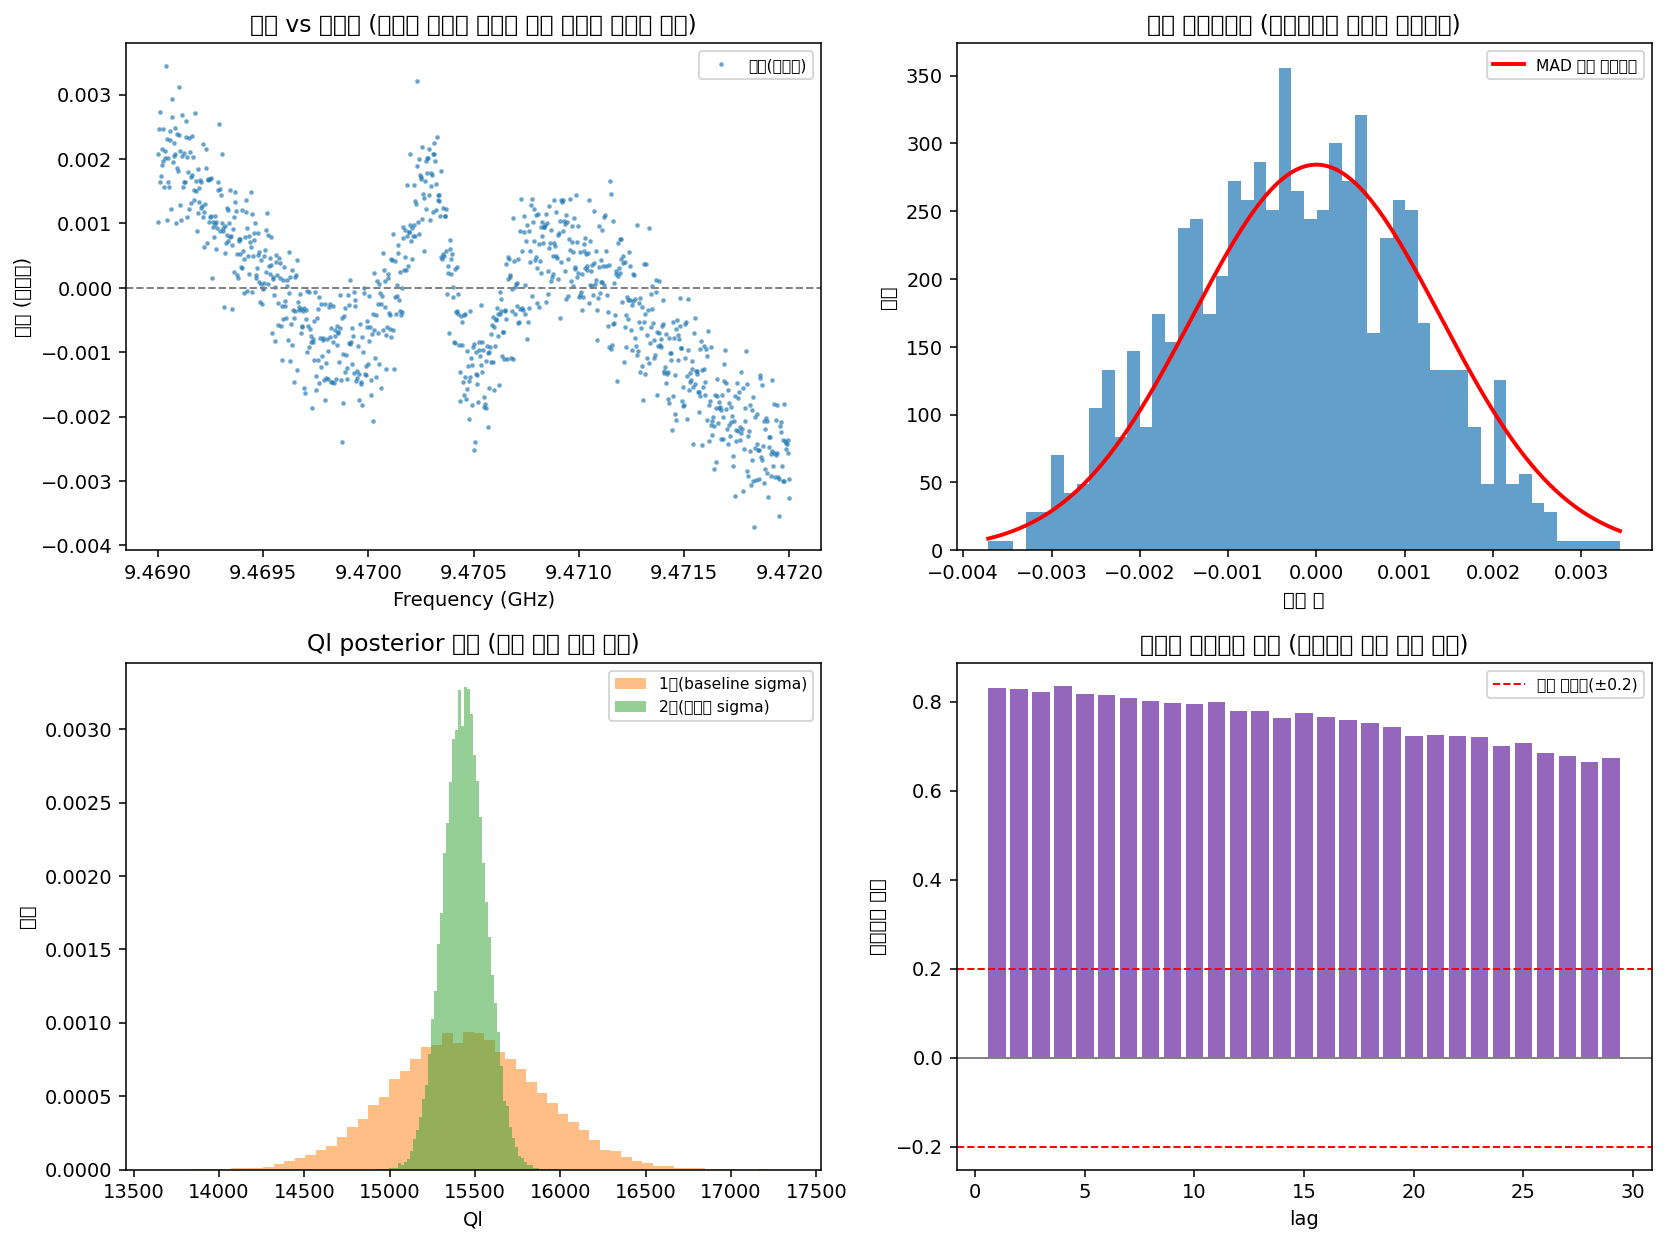

Recreate this plot in Python.
"""
fano_noise_diagnosis.py
=================================================================
[목적] 지금까지는 잡음 크기(noise_sigma)를 "baseline(공진에서 먼
구간)의 실수부 표준편차"로 단순하게 추정했습니다. 이번엔 한 단계 더
나아가, 최적 모델로 피팅한 뒤 남는 "잔차(residual = 실측 - 모델)"를
직접 진단해서:
  1. 잔차가 정말 순수한 백색잡음(정규분포, 서로 무관)인지
  2. 이상치(outlier)가 섞여 있는지
  3. 이웃한 주파수 포인트끼리 잡음이 서로 얽혀있는지(색깔있는 잡음,
     colored noise / 1/f 잡음)
를 확인하고, 그 결과에 맞춰 더 정확한 잡음 추정 방법(강건한 MAD 기반
sigma, 필요하면 robust 우도)으로 피셔/베이지안 분석을 다시 합니다.

[용어 정리]
  백색잡음(white noise): 각 데이터 포인트의 잡음이 서로 완전히
    독립적이고, 크기 분포가 정규분포를 따르는 "가장 단순하고 이상적인"
    잡음. 우리가 지금까지 암묵적으로 가정해온 형태.
  이상치(outlier): 대부분의 점과 달리 유난히 크게 튀는 소수의 점.
    측정 중 순간적인 간섭, 트리거 오류 등으로 생길 수 있음.
  색깔있는 잡음(colored noise) / 1/f 잡음: 이웃한 점끼리 잡음이
    서로 관련되어 있는 경우(예: 온도 드리프트처럼 천천히 변하는
    요인). "백색"이 모든 주파수 성분이 고르게 섞인 잡음이라면,
    "색깔있는" 잡음은 특정 주파수(여기서는 "이웃 데이터 포인트
    사이의 거리"라는 의미의 주파수) 성분이 유난히 강한 잡음.
  자기상관(autocorrelation): 신호(또는 잔차)를 한 칸씩 밀어서(lag)
    자기 자신과 비교했을 때 얼마나 닮았는지를 나타내는 지표. 백색잡음
    이라면 바로 옆 점과도 전혀 안 닮아야 하므로 자기상관이 0에
    가까워야 하고, 1/f 잡음처럼 서서히 변하는 성분이 있으면 이웃한
    점끼리 닮아서 자기상관이 0보다 뚜렷하게 커짐.
  MAD(Median Absolute Deviation, 중앙값 절대편차): 표준편차(std)의
    "강건한(robust)" 대안. std는 이상치 하나만 있어도 크게 부풀려질
    수 있는데(제곱해서 더하므로), MAD는 중앙값을 기준으로 편차의
    "중앙값"을 쓰므로 이상치 몇 개에 거의 영향을 안 받음.
"""

import numpy as np
import matplotlib
matplotlib.use('Agg')
import matplotlib.pyplot as plt
import os
import sys
import json
from scipy.optimize import minimize

sys.path.insert(0, os.getcwd())
import fano_models
import fano_likelihood as likelihood
import fano_fisher_matrix as fm
import fano_bayesian_toolkit as bt


# =========================================================
# STEP 0. 분석자 설정값 (aa_ 접두사)
# =========================================================
aa_upload_dir = '/mnt/user-data/uploads/'
aa_resonator_choice = 'resonator_7_powersweep_overcoupled.npz'
aa_power_slice_index = 0
aa_n_ports = 1.0
aa_step_fraction = 1e-6
aa_phi_candidates = [-2.5, -1.5, -0.5, 0.0, 0.5, 1.5, 2.5]
aa_outlier_threshold_sigma = 5.0
    # [조정 가능] 이 배수(x sigma)보다 잔차가 큰 점을 "이상치 의심"으로
    # 표시. 5-sigma는 통계에서 흔히 쓰는 "웬만해선 우연히 안 나오는"
    # 엄격한 기준(정규분포에서 5-sigma를 넘을 확률은 약 0.00006%).
aa_mc_sample_size = 30000
aa_output_dir = '/home/claude/qubit_analysis_template/outputs/'
os.makedirs(aa_output_dir, exist_ok=True)

print("=" * 60)
print("분석자 설정값(aa_*) 요약:")
for k, v in list(globals().items()):
    if k.startswith("aa_") and not isinstance(v, list):
        print(f"  {k:24s} = {v}")
print("=" * 60)


# =========================================================
# STEP 1. 데이터 로드 및 (1차) baseline 기반 잡음 추정으로 MAP 탐색
# =========================================================
def load_fano_npz(filepath):
    raw = np.load(filepath, allow_pickle=True)
    amplitude, phase = raw['amplitude'], raw['phase']
    freq_hz, power_dbm = raw['frequency'], raw['power']
    s21 = amplitude * np.exp(1j * phase)
    settings_dict = json.loads(raw['settings'][0])
    cable_delay = settings_dict.get('vna', {}).get('port1_edel', None)
    return {'power_dbm': power_dbm, 'freq_hz': freq_hz, 's21': s21, 'cable_delay': cable_delay}


data = load_fano_npz(os.path.join(aa_upload_dir, aa_resonator_choice))
f_grid = data['freq_hz']
s21 = data['s21'][aa_power_slice_index, :]
delay = data['cable_delay']
mag = np.abs(s21)

param_names = ['fr', 'Ql', 'Qc', 'phi', 'a', 'alpha']
prior_bounds = {
    'fr': (f_grid.min(), f_grid.max()), 'Ql': (1.0, 1e8), 'Qc': (1.0, 1e8),
    'phi': (-np.pi, np.pi), 'a': (1e-8, 1.0), 'alpha': (-np.pi, np.pi),
}
log_prior = likelihood.make_uniform_log_prior(prior_bounds)
fixed_kwargs = {'delay': delay, 'n_ports': aa_n_ports}

baseline_mask = mag > np.percentile(mag, 80)
noise_sigma_baseline = np.std(np.real(s21[baseline_mask]))
    # [1차, 기존 방식] 이전까지 계속 써온 "baseline 구간 표준편차" 추정.
    # 이 값으로 일단 MAP을 먼저 찾고, 그 잔차를 STEP 2에서 진단함.

log_probability = likelihood.make_log_probability_generic(
    fano_models.Sij, fixed_kwargs, param_names, log_prior, likelihood_type='gaussian'
)

fr_guess = f_grid[np.argmin(mag)]
half_level = (mag.max() + mag.min()) / 2
above_half = np.where(mag > half_level)[0]
fwhm_guess = f_grid[above_half[-1]] - f_grid[above_half[0]] if len(above_half) > 1 else 1e6
Ql_guess = fr_guess / max(fwhm_guess, 1e3)

best_theta, best_neg_lp = None, np.inf
for phi0 in aa_phi_candidates:
    theta0 = np.array([fr_guess, Ql_guess, Ql_guess*1.1, phi0, mag.max()-mag.min(), phi0])
    def neg_log_prob(theta, sigma=noise_sigma_baseline):
        val = log_probability(theta, f_grid, s21, sigma)
        return -val if np.isfinite(val) else 1e10
    res = minimize(neg_log_prob, theta0, method='Nelder-Mead',
                    options={'maxiter': 20000, 'xatol': 1e-6, 'fatol': 1e-6})
    if res.fun < best_neg_lp:
        best_neg_lp = res.fun
        best_theta = res.x

popt_v1 = best_theta
print(f"\n[1차 MAP - baseline noise_sigma={noise_sigma_baseline:.6f} 사용]")
for i, name in enumerate(param_names):
    print(f"  {name}: {popt_v1[i]:.6g}")


# =========================================================
# STEP 2. 잔차 진단 - 이 모델이 데이터를 얼마나 잘 설명하는지, 남은
# 잔차에 어떤 잡음 구조가 있는지 확인
# =========================================================
model_v1 = fano_models.Sij(f_grid, *popt_v1, delay, n_ports=aa_n_ports)
residual_complex = s21 - model_v1
residual_real = np.real(residual_complex)
residual_imag = np.imag(residual_complex)

print(f"\n[잔차 진단]")
print(f"  잔차(실수부) 평균: {residual_real.mean():.6f} (0에 가까워야 정상 - 편향 없음을 시사)")
print(f"  잔차(실수부) 표준편차: {residual_real.std():.6f}")

# --- 진단 A: MAD 기반 강건한 sigma (이상치에 덜 흔들리는 추정) ---
mad_real = np.median(np.abs(residual_real - np.median(residual_real)))
sigma_robust = mad_real * 1.4826
    # 1.4826: MAD를 표준편차와 같은 스케일로 맞춰주는 표준적인 보정 상수
    # (정규분포를 가정했을 때, MAD*1.4826 ≈ 표준편차가 되도록 유도된 값 -
    # 통계학에서 "consistency constant"라고 부르는 관례적인 계수).
print(f"  MAD 기반 강건한 sigma: {sigma_robust:.6f} "
      f"(단순 표준편차 {residual_real.std():.6f}와 차이가 크면 이상치 존재 의심)")

# --- 진단 B: 이상치 탐지 ---
z_scores = np.abs(residual_real) / sigma_robust
outlier_mask = z_scores > aa_outlier_threshold_sigma
n_outliers = np.sum(outlier_mask)
print(f"  {aa_outlier_threshold_sigma}-sigma 이상치 의심 포인트: {n_outliers}개 / {len(f_grid)}개")
if n_outliers > 0:
    print(f"    위치(주파수): {np.round(f_grid[outlier_mask][:10]/1e9, 6)} GHz (최대 10개만 표시)")

# --- 진단 C: 자기상관(lag-1) - 색깔있는 잡음(1/f 등)이 있는지 확인 ---
def lag1_autocorrelation(x):
    """
    잔차 배열 x에서, 바로 이웃한 두 점끼리의 상관계수(lag=1 자기상관)를
    계산. 0에 가까우면 "이웃 점끼리 무관"(백색잡음다움), 0.3~0.5
    이상이면 "이웃 점끼리 서로 닮아있음"(색깔있는/1/f 잡음 의심).
    """
    x_centered = x - np.mean(x)
    numerator = np.sum(x_centered[:-1] * x_centered[1:])
    denominator = np.sum(x_centered**2)
    return numerator / denominator if denominator > 0 else 0.0

ac_real = lag1_autocorrelation(residual_real)
ac_imag = lag1_autocorrelation(residual_imag)
print(f"  잔차(실수부) lag-1 자기상관: {ac_real:.4f} "
      f"({'백색잡음에 가까움' if abs(ac_real) < 0.2 else '⚠️ 색깔있는 잡음(상관 존재) 의심'})")
print(f"  잔차(허수부) lag-1 자기상관: {ac_imag:.4f}")


# =========================================================
# STEP 3. 진단 결과에 따라 (2차) sigma로 MAP 재탐색
# =========================================================
noise_sigma_v2 = sigma_robust
    # MAD 기반 강건한 값을 "최종적으로 신뢰할 잡음 크기"로 채택.
    # (만약 STEP 2에서 자기상관이 컸다면, 여기서 더 나아가 상관구조를
    # 반영한 공분산 행렬을 쓰는 것이 이상적이지만, 그건 훨씬 복잡한
    # 확장이라 오늘은 "백색잡음 가정 + 강건한 sigma"까지만 다룸.)

best_theta2, best_neg_lp2 = None, np.inf
for phi0 in aa_phi_candidates:
    theta0 = np.array([fr_guess, Ql_guess, Ql_guess*1.1, phi0, mag.max()-mag.min(), phi0])
    def neg_log_prob2(theta, sigma=noise_sigma_v2):
        val = log_probability(theta, f_grid, s21, sigma)
        return -val if np.isfinite(val) else 1e10
    res = minimize(neg_log_prob2, theta0, method='Nelder-Mead',
                    options={'maxiter': 20000, 'xatol': 1e-6, 'fatol': 1e-6})
    if res.fun < best_neg_lp2:
        best_neg_lp2 = res.fun
        best_theta2 = res.x

popt_v2 = best_theta2
print(f"\n[2차 MAP - 진단으로 얻은 강건한 noise_sigma={noise_sigma_v2:.6f} 사용]")
for i, name in enumerate(param_names):
    diff_pct = abs(popt_v2[i]-popt_v1[i])/abs(popt_v1[i])*100 if popt_v1[i]!=0 else 0
    print(f"  {name}: {popt_v2[i]:.6g}  (1차 대비 {diff_pct:.2f}% 변화)")


# =========================================================
# STEP 4. 두 버전의 Qi 신뢰구간 비교 (잡음 추정 개선 전후)
# =========================================================
def get_qi_credible_interval(popt, sigma):
    F = fm.fisher_information_matrix(fano_models.Sij, popt, param_names, f_grid,
                                        sigma, fixed_kwargs, step_fraction=aa_step_fraction)
    cov = fm.covariance_from_fisher(F)
    mc = np.random.default_rng(0).multivariate_normal(popt, cov, size=aa_mc_sample_size)
    Qi_mc = 1.0/(1.0/mc[:,1] - 1.0/mc[:,2])
    valid = (Qi_mc>0) & (Qi_mc<1e7)
    lo, med, hi = bt.credible_interval(Qi_mc[valid], level=0.68)
    return lo, med, hi, mc

Qi_lo1, Qi_med1, Qi_hi1, mc1 = get_qi_credible_interval(popt_v1, noise_sigma_baseline)
Qi_lo2, Qi_med2, Qi_hi2, mc2 = get_qi_credible_interval(popt_v2, noise_sigma_v2)

print(f"\n[Qi 신뢰구간 비교]")
print(f"  1차(baseline sigma={noise_sigma_baseline:.6f}): Qi={Qi_med1:.1f} [{Qi_lo1:.1f},{Qi_hi1:.1f}]")
print(f"  2차(강건한 sigma={noise_sigma_v2:.6f})     : Qi={Qi_med2:.1f} [{Qi_lo2:.1f},{Qi_hi2:.1f}]")


# =========================================================
# STEP 5. 시각화 - 잔차 진단 결과를 한눈에
# =========================================================
fig, axes = plt.subplots(2, 2, figsize=(12, 9))

axes[0,0].plot(f_grid/1e9, residual_real, '.', ms=3, alpha=0.5, label='잔차(실수부)')
if n_outliers > 0:
    axes[0,0].plot(f_grid[outlier_mask]/1e9, residual_real[outlier_mask], 'rx', ms=10, label='이상치 의심')
axes[0,0].axhline(0, color='gray', ls='--', lw=1)
axes[0,0].set_xlabel('Frequency (GHz)')
axes[0,0].set_ylabel('잔차 (실수부)')
axes[0,0].set_title('잔차 vs 주파수 (구조가 있으면 모델이 놓친 물리가 있다는 신호)')
axes[0,0].legend(fontsize=8)

axes[0,1].hist(residual_real, bins=50, color='tab:blue', alpha=0.7, density=True)
xs = np.linspace(residual_real.min(), residual_real.max(), 200)
gaussian_fit = (1/(sigma_robust*np.sqrt(2*np.pi))) * np.exp(-0.5*(xs/sigma_robust)**2)
axes[0,1].plot(xs, gaussian_fit, 'r-', lw=2, label='MAD 기반 정규분포')
axes[0,1].set_xlabel('잔차 값')
axes[0,1].set_ylabel('밀도')
axes[0,1].set_title('잔차 히스토그램 (정규분포와 얼마나 닮았는지)')
axes[0,1].legend(fontsize=8)

axes[1,0].hist(mc1[:,1]/1e0, bins=60, alpha=0.5, color='tab:orange', label=f'1차(baseline sigma)', density=True)
axes[1,0].hist(mc2[:,1]/1e0, bins=60, alpha=0.5, color='tab:green', label=f'2차(강건한 sigma)', density=True)
axes[1,0].set_xlabel('Ql')
axes[1,0].set_ylabel('밀도')
axes[1,0].set_title('Ql posterior 비교 (잡음 추정 방법 전후)')
axes[1,0].legend(fontsize=8)

lags = np.arange(1, 30)
def autocorr_at_lag(x, lag):
    xc = x - np.mean(x)
    return np.sum(xc[:-lag]*xc[lag:]) / np.sum(xc**2)
ac_values = [autocorr_at_lag(residual_real, l) for l in lags]
axes[1,1].bar(lags, ac_values, color='tab:purple')
axes[1,1].axhline(0, color='gray', lw=1)
axes[1,1].axhline(0.2, color='red', ls='--', lw=1, label='의심 기준선(±0.2)')
axes[1,1].axhline(-0.2, color='red', ls='--', lw=1)
axes[1,1].set_xlabel('lag')
axes[1,1].set_ylabel('자기상관 계수')
axes[1,1].set_title('잔차의 자기상관 함수 (색깔있는 잡음 여부 확인)')
axes[1,1].legend(fontsize=8)

plt.tight_layout()
plt.savefig(os.path.join(aa_output_dir, 'fano_noise_diagnosis.png'), dpi=140, bbox_inches='tight')
print(f"\n진단 시각화 저장 완료: {os.path.join(aa_output_dir, 'fano_noise_diagnosis.png')}")
